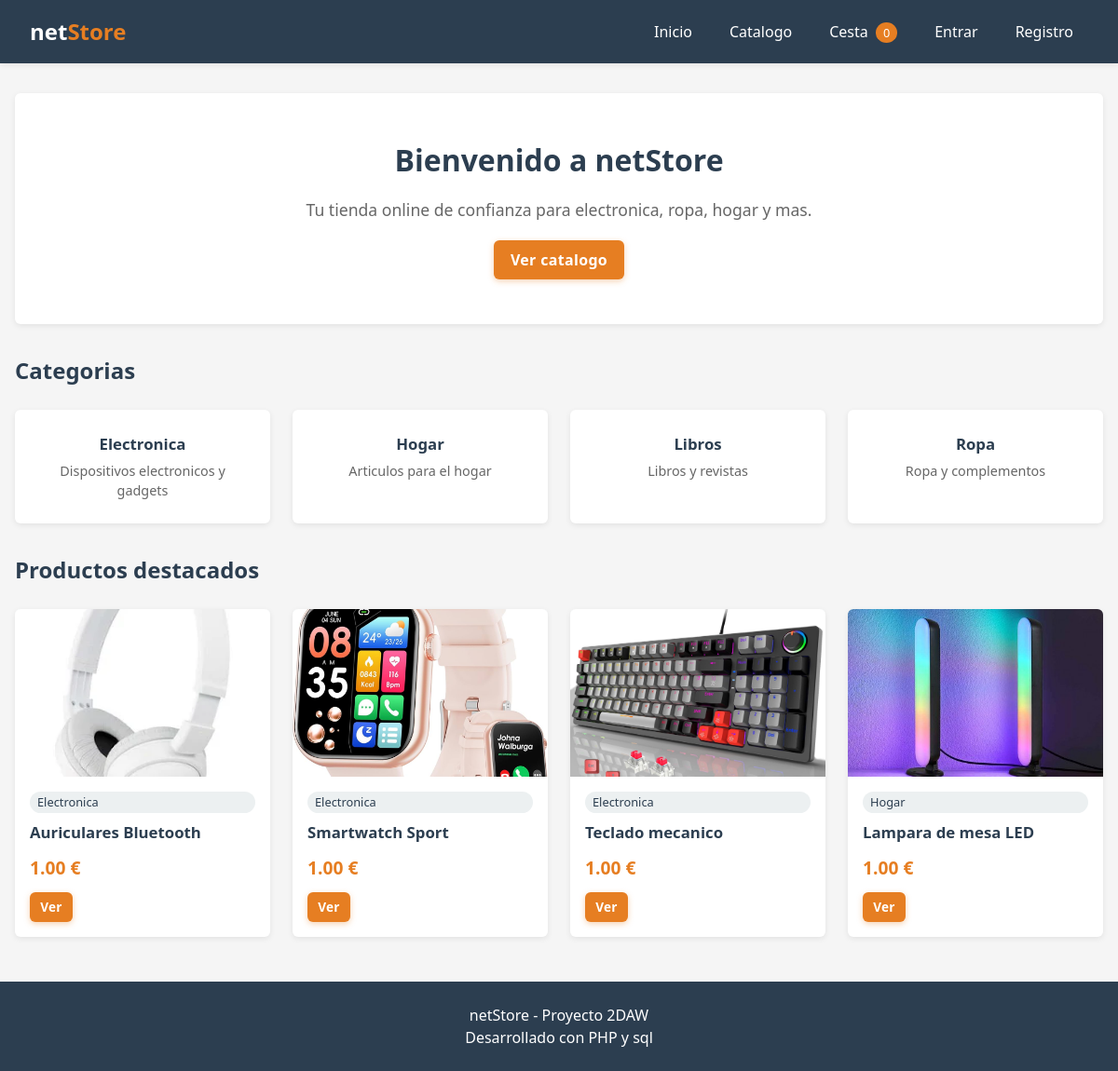
The page / on the database its author committed.
### tables this page shows
CREATE TABLE categorias (
    id          INT AUTO_INCREMENT PRIMARY KEY,
    nombre      VARCHAR(100) NOT NULL UNIQUE,
    descripcion TEXT,
    fecha_alta  DATETIME DEFAULT CURRENT_TIMESTAMP
);

CREATE TABLE productos (
    id            INT AUTO_INCREMENT PRIMARY KEY,
    categoria_id  INT NOT NULL,
    nombre        VARCHAR(150) NOT NULL,
    descripcion   TEXT,
    precio        DECIMAL(10,2) NOT NULL DEFAULT 0,
    stock         INT NOT NULL DEFAULT 0,
    imagen        VARCHAR(255) DEFAULT 'sin-imagen.svg',
    visible       TINYINT(1) NOT NULL DEFAULT 1,
    fecha_alta    DATETIME DEFAULT CURRENT_TIMESTAMP,
    CONSTRAINT fk_producto_categoria
        FOREIGN KEY (categoria_id) REFERENCES categorias(id)
        ON DELETE RESTRICT ON UPDATE CASCADE
);

### src/Controladores/HomeControlador.php (called while the page is built, shortened)
<?php
class HomeControlador
{
    public function index(): void
    {
        $servProd = new ProductoServicio();
        $servCat  = new CategoriaServicio();
        $productos  = $servProd->obtenerCatalogo();
        $categorias = $servCat->listarTodas();
        $destacados = array_slice($productos, 0, 4);
        require APP . '/Vistas/comunes/cabecera.php';
        require APP . '/Vistas/home/inicio.php';
        require APP . '/Vistas/comunes/pie.php';
    }
}

### src/Rutas/Rutas.php (called while the page is built, shortened)
<?php
class Rutas
{
    public static function registrar(): void
    {
        Enrutador::agregar('GET', '/', function () {
            (new HomeControlador())->index();
        });
        Enrutador::despachar();
    }
}

### src/init.php (called while the page is built, shortened)
<?php
\Rutas\Rutas::registrar();

### public/index.php (called while the page is built)
<?php
require_once('../src/init.php');

### config/Conexion.php (called while the page is built, shortened)
<?php
class Conexion
{
    private static $pdo = null;
    public static function abrir(): PDO
    {
        if (self::$pdo === null) {
            $dsn =
            'mysql:host=' . self::HOST
             . ';dbname='   . self::BD
            . ';charset='  . self::CHARSET;
            $opciones = [
                PDO::ATTR_ERRMODE => PDO::ERRMODE_EXCEPTION,
                PDO::ATTR_DEFAULT_FETCH_MODE => PDO::FETCH_ASSOC,
                PDO::ATTR_EMULATE_PREPARES   => false,
            ];
            try {
                self::$pdo = new PDO($dsn, self::USUARIO, self::CLAVE, $opciones);
            } catch (PDOException $e) {
                die('No se ha podido conectar con la base de datos: ' . $e->getMessage());
            }
        }
        return self::$pdo;
    }
}

### src/Servicios/CategoriaServicio.php (called while the page is built, shortened)
<?php
class CategoriaServicio
{
    private CategoriaRepositorio $repositorio;
    public function __construct()
    {
        $this->repositorio = new CategoriaRepositorio();
    }
    public function listarTodas(): array
    {
        return $this->repositorio->obtenerTodas();
    }
}

### src/Repositorios/CategoriaRepositorio.php (called while the page is built, shortened)
<?php
class CategoriaRepositorio
{
    private $bd;
    public function __construct()
    {
        $this->bd = Conexion::abrir();
    }
    public function obtenerTodas(): array
    {
        return $this->bd
            ->query("SELECT * FROM categorias ORDER BY nombre ASC")
            ->fetchAll();
    }
}

### src/Servicios/ProductoServicio.php (called while the page is built, shortened)
<?php
class ProductoServicio
{
    private ProductoRepositorio $repositorio;
    public function __construct()
    {
        $this->repositorio = new ProductoRepositorio();
    }
    public function obtenerCatalogo(?int $idCategoria = null, string $busqueda = ''): array
    {
        return $this->repositorio->obtenerVisibles();
    }
}

### src/Repositorios/ProductoRepositorio.php (called while the page is built, shortened)
<?php
class ProductoRepositorio
{
    private $bd;
    public function __construct()
    {
        $this->bd = Conexion::abrir();
    }
    public function obtenerVisibles(): array
    {
        $sql = "SELECT p.*, c.nombre AS categoria_nombre
                FROM productos p
                INNER JOIN categorias c ON c.id = p.categoria_id
                WHERE p.visible = 1
                ORDER BY p.fecha_alta DESC";
        return $this->bd->query($sql)->fetchAll();
    }
}

### src/Vistas/home/inicio.php (the view, shortened to what this page needs)
<section class="hero">
    <h1>Bienvenido a netStore</h1>
    <p class="hero__subtitulo">
        Tu tienda online de confianza para electronica, ropa, hogar y mas.
    </p>
    <a class="boton hero__cta" href="<?= URL_BASE ?>/producto">Ver catalogo</a>
</section>
<h2>Categorias</h2>
<div class="rejilla-productos">
    <?php foreach ($categorias as $cat): ?>
        <a class="tarjeta-producto tarjeta-producto--categoria" href="<?= URL_BASE ?>/producto/index/<?= $cat['id'] ?>">
            <h3><?= htmlspecialchars($cat['nombre']) ?></h3>
            <p class="tarjeta-producto__descripcion"><?= htmlspecialchars($cat['descripcion']) ?></p>
        </a>
    <?php endforeach; ?>
</div>
<h2 class="seccion__titulo">Productos destacados</h2>
<div class="rejilla-productos">
    <?php foreach ($destacados as $p): ?>
        <article class="tarjeta-producto">
            <?php
            $rutaImg = file_exists(PUBLICO . '/uploads/imagenes/' . $p['imagen'])
                ? URL_BASE . '/uploads/imagenes/' . htmlspecialchars($p['imagen'])
                : URL_BASE . '/img/' . htmlspecialchars($p['imagen']);
            ?>
            <img src="<?= $rutaImg ?>"
                 alt="<?= htmlspecialchars($p['nombre']) ?>"
                 onerror="this.src='<?= URL_BASE ?>/img/sin-imagen.svg'">
            <div class="cuerpo">
                <span class="etiqueta-categoria"><?= htmlspecialchars($p['categoria_nombre']) ?></span>
                <h3 class="tarjeta-producto__nombre"><?= htmlspecialchars($p['nombre']) ?></h3>
                <p class="precio"><?= number_format($p['precio'], 2) ?> &euro;</p>
                <div class="pie">
                    <a class="boton boton-pequeno" href="<?= URL_BASE ?>/producto/detalle/<?= $p['id'] ?>">Ver</a>
                </div>
            </div>
        </article>
    <?php endforeach; ?>
</div>

### public/css/estilo.css (style rules this page uses)
:root { --color-principal: #2c3e50; --color-acento: #e67e22; --color-acento-osc: #ca6f1e; --color-fondo: #f5f5f5; --color-texto: #333; --color-suave: #ecf0f1; --color-borde: #d0d6db; --color-ok: #27ae60; --color-error: #c0392b; --radio: 6px; --sombra: 0 2px 6px rgba(0, 0, 0, .08); }
* { margin: 0; padding: 0; box-sizing: border-box; }
body { font-family: 'Segoe UI', Tahoma, sans-serif; line-height: 1.5; color: var(--color-texto); background: var(--color-fondo); }
a { color: var(--color-principal); text-decoration: none; }
h1, h2, h3 { color: var(--color-principal); margin-bottom: 1rem; }
h1 { font-size: 2rem; }
h2 { font-size: 1.5rem; }
.boton { display: inline-block; background: var(--color-acento); color: #fff !important; padding: .55rem 1.1rem; border-radius: var(--radio); border: 0; cursor: pointer; font-size: 1rem; font-weight: 600; letter-spacing: .02em; transition: background .2s, transform .15s, box-shadow .2s; box-shadow: 0 2px 6px rgba(230, 126, 34, .35); }
.boton-pequeno { padding: .35rem .7rem; font-size: .85rem; }
.rejilla-productos { display: grid; gap: 1.5rem; grid-template-columns: repeat(auto-fill, minmax(220px, 1fr)); margin-top: 1.5rem; }
.tarjeta-producto { background: #fff; border-radius: var(--radio); overflow: hidden; box-shadow: var(--sombra); transition: transform .2s; display: flex; flex-direction: column; }
.tarjeta-producto img { width: 100%; height: 180px; object-fit: cover; background: var(--color-suave); }
.tarjeta-producto .cuerpo { padding: 1rem; display: flex; flex-direction: column; flex: 1; }
.tarjeta-producto h3 { font-size: 1.05rem; margin-bottom: .35rem; }
.tarjeta-producto .precio { color: var(--color-acento); font-size: 1.2rem; font-weight: bold; margin: .35rem 0 .75rem; }
.tarjeta-producto .pie { margin-top: auto; display: flex; gap: .5rem; }
.etiqueta-categoria { background: var(--color-suave); color: var(--color-principal); font-size: .8rem; padding: 2px 8px; border-radius: 999px; display: inline-block; }
.hero { background: #fff; padding: 3rem 2rem; border-radius: 6px; text-align: center; box-shadow: 0 2px 6px rgba(0, 0, 0, .08); margin-bottom: 2rem; }
.hero__subtitulo { font-size: 1.1rem; margin-top: .5rem; color: #666; }
.hero__cta { margin-top: 1.25rem; }
.tarjeta-producto--categoria { text-decoration: none; text-align: center; padding: 1.5rem; }
.tarjeta-producto__descripcion { color: #666; font-size: .9rem; }
.tarjeta-producto__nombre { margin-top: .5rem; }
.seccion__titulo { margin-top: 2rem; }

### rows shown on the page
categorias: nombre "Electronica", descripcion "Dispositivos electronicos y gadgets"
categorias: nombre "Hogar", descripcion "Articulos para el hogar"
categorias: nombre "Libros", descripcion "Libros y revistas"
categorias: nombre "Ropa", descripcion "Ropa y complementos"
productos: imagen (picture), categoria.nombre "Electronica", nombre "Auriculares Bluetooth", precio "1.00"
productos: imagen (picture), categoria.nombre "Electronica", nombre "Smartwatch Sport", precio "1.00"
productos: imagen (picture), categoria.nombre "Electronica", nombre "Teclado mecanico", precio "1.00"
productos: imagen (picture), categoria.nombre "Hogar", nombre "Lampara de mesa LED", precio "1.00"

### other values the page prints
$_unidadesCesta "0"
